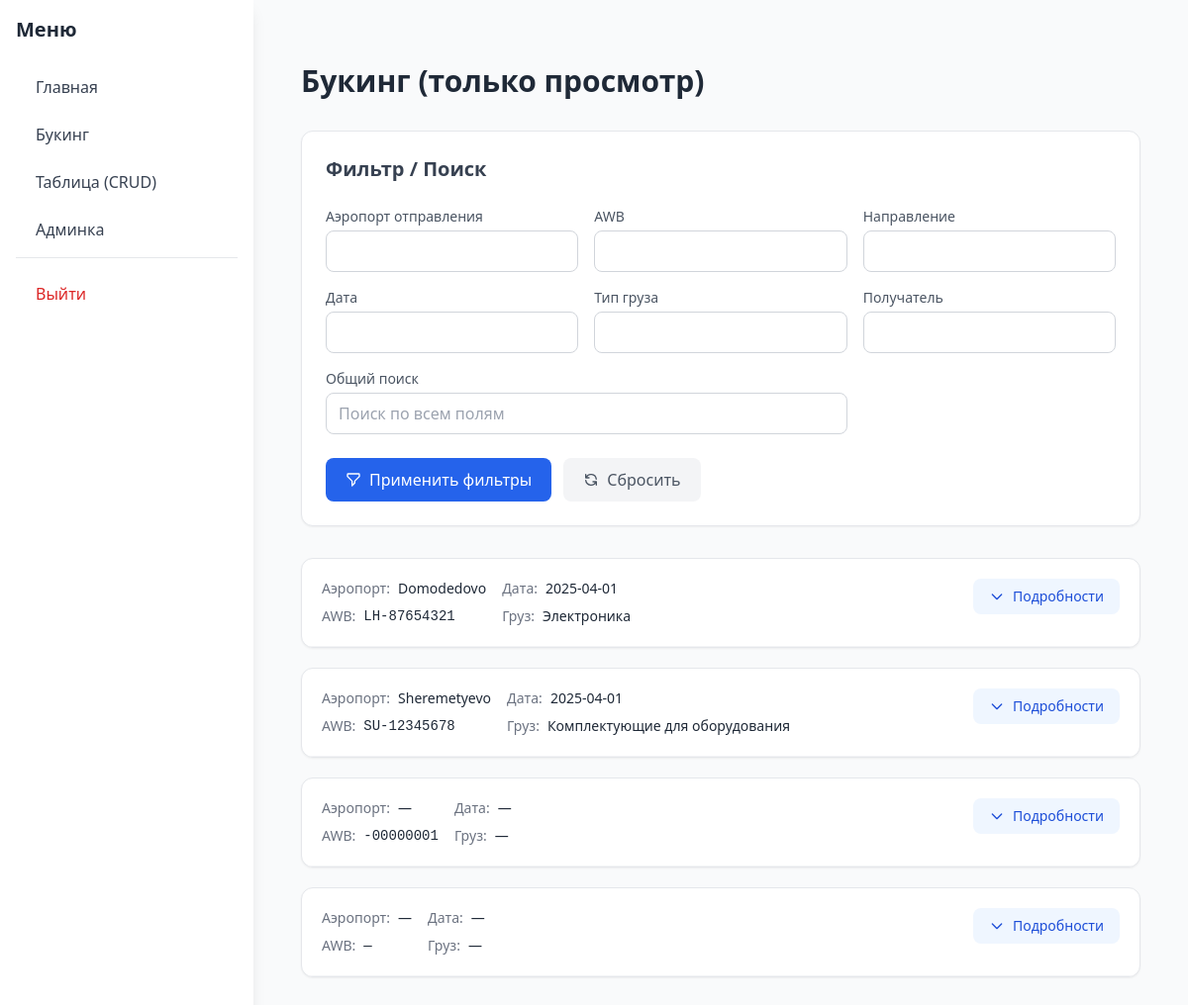
/booking/ (signed in), run on the app's committed database.
### app/models.py (models this page shows)
class Cargo(db.Model):
    __tablename__ = 'cargo'
    id = db.Column(db.Integer, primary_key=True)
    airline_code = db.Column(db.String(10), nullable=True)   # Код авиакомпании (IATA-префикс)
    awb_number = db.Column(db.String(20), nullable=True)     # Номер авианакладной
    shipper_line1 = db.Column(db.String(200), nullable=True)
    shipper_line2 = db.Column(db.String(200), nullable=True)
    shipper_line3 = db.Column(db.String(200), nullable=True)
    shipper_line4 = db.Column(db.String(200), nullable=True)
    recipient_line1 = db.Column(db.String(200), nullable=True)
    recipient_line2 = db.Column(db.String(200), nullable=True)
    recipient_line3 = db.Column(db.String(200), nullable=True)
    recipient_line4 = db.Column(db.String(200), nullable=True)
    cargo_description_line1 = db.Column(db.String(300), nullable=True)
    cargo_description_line2 = db.Column(db.String(300), nullable=True)
    cargo_description_line3 = db.Column(db.String(300), nullable=True)
    route1_to = db.Column(db.String(100), nullable=True)
    route1_by = db.Column(db.String(100), nullable=True)
    route2_to = db.Column(db.String(100), nullable=True)
    route2_by = db.Column(db.String(100), nullable=True)
    route3_to = db.Column(db.String(100), nullable=True)
    route3_by = db.Column(db.String(100), nullable=True)
    agent_line1 = db.Column(db.String(200), nullable=True)
    agent_line2 = db.Column(db.String(200), nullable=True)
    agent_line3 = db.Column(db.String(200), nullable=True)
    agent_code = db.Column(db.String(50), nullable=True)
    airport_departure = db.Column(db.Text, nullable=True)
    airport_arrival = db.Column(db.Text, nullable=True)
    booking = db.Column(db.String(50), nullable=True)
    places_count = db.Column(db.Integer, nullable=True)
    weight_brutto = db.Column(db.Float, nullable=True)
    volume = db.Column(db.Float, nullable=True)
    date_issued = db.Column(db.String(50), nullable=True)
    place_issued = db.Column(db.String(100), nullable=True)
    signature = db.Column(db.String(100), nullable=True)
    payment_line1 = db.Column(db.String(200), nullable=True)
    payment_line2 = db.Column(db.String(200), nullable=True)
    payment_line3 = db.Column(db.String(200), nullable=True)
    special_customs_info = db.Column(db.Text, nullable=True)

### app/booking/routes.py (the view, shortened to what this page needs)
@booking_bp.route('/', methods=['GET'])
@login_required
def index():
    airport = request.args.get('airport', '', type=str)
    awb = request.args.get('awb', '', type=str)
    route = request.args.get('route', '', type=str)
    date_ = request.args.get('date_issued', '', type=str)
    cargo_type = request.args.get('cargo_type', '', type=str)
    recipient = request.args.get('recipient', '', type=str)
    search = request.args.get('search', '', type=str)
    query = Cargo.query
    if airport:
        query = query.filter(Cargo.airport_departure.ilike(f"%{airport}%"))
    if date_:
        query = query.filter(Cargo.date_issued.ilike(f"%{date_}%"))
    cargo_list = query.all()
    return render_template(
        'booking/index.html',
        cargo_list=cargo_list,
        filter_vals={
            'airport': airport,
            'awb': awb,
            'route': route,
            'date_issued': date_,
            'cargo_type': cargo_type,
            'recipient': recipient,
            'search': search
        }
    )

### app/models.py (called while the page is built)
@login_manager.user_loader
def load_user(user_id):
    return User.query.get(int(user_id))

### templates/booking/index.html (shortened to what this page needs)
{% extends "base.html" %}
{% block content %}
<div class="container mx-auto px-4 py-8">
    <h1 class="text-3xl font-bold text-gray-800 mb-8">Букинг (только просмотр)</h1>
    <form method="GET" action="{{ url_for('booking.index') }}"
        class="bg-white rounded-xl shadow-sm border border-gray-200 p-6 mb-8">
        <h3 class="text-xl font-semibold text-gray-700 mb-6">Фильтр / Поиск</h3>
        <div class="grid grid-cols-1 md:grid-cols-2 lg:grid-cols-3 xl:grid-cols-4 gap-4">
            {% macro filter_input(label, name, value) %}
            <div class="space-y-1">
                <label class="block text-sm font-medium text-gray-600">{{ label }}</label>
                <input type="text" id="{{ name }}" name="{{ name }}" value="{{ value }}"
                    class="w-full px-3 py-2 border border-gray-300 rounded-lg focus:ring-2 focus:ring-blue-300 focus:border-blue-400 transition-all">
            </div>
            {% endmacro %}
            {{ filter_input("Аэропорт отправления", "airport", filter_vals.airport) }}
            {{ filter_input("AWB", "awb", filter_vals.awb) }}
            {{ filter_input("Направление", "route", filter_vals.route) }}
            {{ filter_input("Дата", "date_issued", filter_vals.date_issued) }}
            {{ filter_input("Тип груза", "cargo_type", filter_vals.cargo_type) }}
            {{ filter_input("Получатель", "recipient", filter_vals.recipient) }}
            <div class="lg:col-span-2">
                <label class="block text-sm font-medium text-gray-600 mb-1">Общий поиск</label>
                <input type="text" id="search" name="search" placeholder="Поиск по всем полям"
                    value="{{ filter_vals.search }}"
                    class="w-full px-3 py-2 border border-gray-300 rounded-lg focus:ring-2 focus:ring-blue-300 focus:border-blue-400 transition-all">
            </div>
        </div>
        <div class="mt-6 flex gap-3">
            <button type="submit"
                class="bg-blue-600 text-white px-5 py-2.5 rounded-lg hover:bg-blue-700 transition-colors font-medium flex items-center">
                <svg class="w-4 h-4 mr-2" fill="none" stroke="currentColor" viewBox="0 0 24 24">
                    <path stroke-linecap="round" stroke-linejoin="round" stroke-width="2"
                        d="M3 4a1 1 0 011-1h16a1 1 0 011 1v2.586a1 1 0 01-.293.707l-6.414 6.414a1 1 0 00-.293.707V17l-4 4v-6.586a1 1 0 00-.293-.707L3.293 7.293A1 1 0 013 6.586V4z" />
                </svg>
                Применить фильтры
            </button>
            <a href="{{ url_for('booking.index') }}"
                class="bg-gray-100 text-gray-600 px-5 py-2.5 rounded-lg hover:bg-gray-200 transition-colors font-medium flex items-center">
                <svg class="w-4 h-4 mr-2" fill="none" stroke="currentColor" viewBox="0 0 24 24">
                    <path stroke-linecap="round" stroke-linejoin="round" stroke-width="2"
                        d="M4 4v5h.582m15.356 2A8.001 8.001 0 004.582 9m0 0H9m11 11v-5h-.581m0 0a8.003 8.003 0 01-15.357-2m15.357 2H15" />
                </svg>
                Сбросить
            </a>
        </div>
    </form>
    <div class="flex flex-col lg:flex-row gap-6">
        <div class="flex-1 space-y-5">
            {% for c in cargo_list %}
            <div class="bg-white rounded-xl shadow-sm border border-gray-200 overflow-hidden">
                <div class="flex flex-wrap items-start justify-between p-5 gap-4 border-b border-gray-100">
                    <div class="space-y-2">
                        <div class="flex items-center gap-2">
                            <span class="text-sm font-medium text-gray-500">Аэропорт:</span>
                            <span class="text-sm text-gray-800">{{ c.airport_departure or '—' }}</span>
                        </div>
                        <div class="flex items-center gap-2">
                            <span class="text-sm font-medium text-gray-500">AWB:</span>
                            <span class="text-sm text-gray-800 font-mono">
                                {% if c.airline_code or c.awb_number %}
                                {{ c.airline_code or '' }}-{{ c.awb_number or '' }}
                                {% else %}—{% endif %}
                            </span>
                        </div>
                    </div>
                    <div class="space-y-2">
                        <div class="flex items-center gap-2">
                            <span class="text-sm font-medium text-gray-500">Дата:</span>
                            <span class="text-sm text-gray-800">{{ c.date_issued or '—' }}</span>
                        </div>
                        <div class="flex items-center gap-2">
                            <span class="text-sm font-medium text-gray-500">Груз:</span>
                            <span class="text-sm text-gray-800">{{ c.cargo_description_line1|default('', true)|truncate(30) or '—' }}
</span>
                        </div>
                    </div>
                    <button
                        class="ml-auto flex items-center gap-2 bg-blue-50 text-blue-700 px-4 py-2 rounded-lg hover:bg-blue-100 transition-colors text-sm font-medium"
                        id="btn-toggle-{{ c.id }}" onclick="toggleDetails({{ c.id }})">
                        <svg class="w-4 h-4 transition-transform" fill="none" stroke="currentColor" viewBox="0 0 24 24">
                            <path stroke-linecap="round" stroke-linejoin="round" stroke-width="2" d="M19 9l-7 7-7-7" />
                        </svg>
                        Подробности
                    </button>
                </div>
            </div>
            {% endfor %}
        </div>
    </div>
</div>
{% endblock %}

### data on the page
Cargo: airport_departure "Domodedovo", airline_code "LH", awb_number "87654321", date_issued "2025-04-01", cargo_description_line1 "Электроника"
Cargo: airport_departure "Sheremetyevo", airline_code "SU", awb_number "12345678", date_issued "2025-04-01", cargo_description_line1 "Комплектующие для оборудования"
Cargo: airport_departure "—", awb_number "00000001", date_issued "—", cargo_description_line1 "—"
Cargo: airport_departure "—", date_issued "—", cargo_description_line1 "—"

### other printed values
{{ label }} "Аэропорт отправления AWB Направление Дата Тип груза Получатель"
